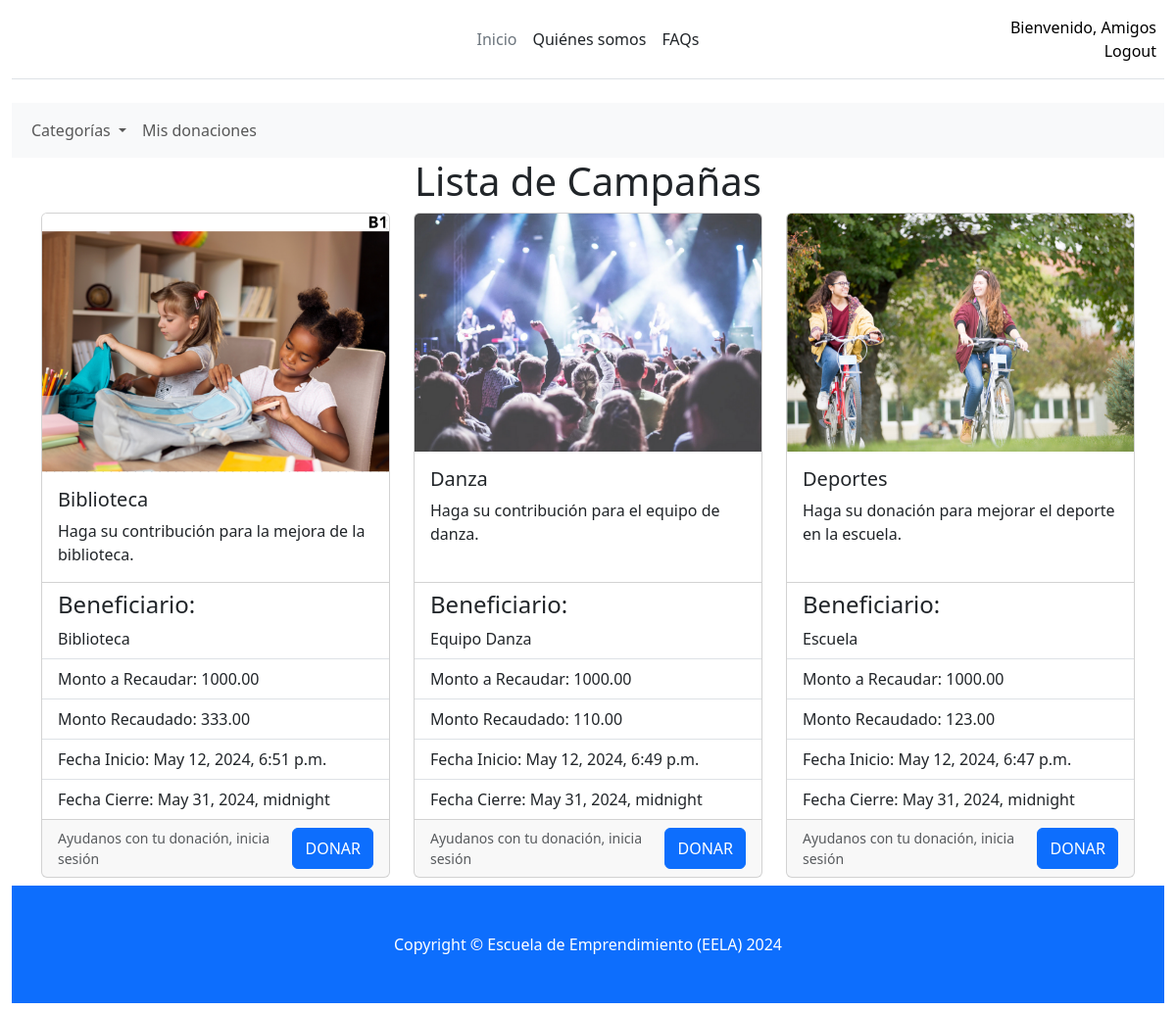
Screenshot of / (signed in) with the database file from the repository.
### campania/models/campania.py (models this page shows, shortened)
class Campania(models.Model):
    categorias = models.ManyToManyField(Categoria, related_name="campanias")
    nombre = models.CharField(max_length=150)
    descripcion = models.TextField(blank=True, null=True)
    imagen = models.ImageField(upload_to="imagenes/")
    beneficiario = models.CharField(max_length=150)
    monto_recaudar = models.DecimalField(max_digits=9, decimal_places=2)
    monto_recaudado = models.DecimalField(max_digits=9, decimal_places=2)
    fecha_inicio = models.DateTimeField()
    fecha_cierre = models.DateTimeField()
    estado = models.BooleanField()
    fecha_registro = models.DateTimeField(auto_now_add=True)
    fecha_ult_act = models.DateTimeField(auto_now=True)
    title = models.CharField(max_length=200)
    description = models.TextField()
    class Meta:
        db_table = "st_campania"
        verbose_name = "Campaña"
        verbose_name_plural = "Campañas"

### campania/views.py (the view)
# urls.py: path("", views.home, name="home"),
def home(request):
    campanias = Campania.objects.all().order_by("-id")
    return render(request, "catalog.html", {"campanias": campanias})

### campania/templates/catalog.html (shortened to what this page needs)
{% extends 'index.html' %}
{% load static %}
{% block main %}
    <h1 class="text-center">Lista de Campañas</h1>
    <div class="my:3 row row-cols-1 row-cols-md-3 g-4">
        {% for campania in campanias %}
            <div class="col">
                <div class="card h-100">
                    <img src="{{campania.imagen.url}}" class="card-img-top" alt="...">
                    <div class="card-body">
                    <h5 class="card-title">{{campania.nombre}}</h5>
                    <p class="card-text">{{campania.descripcion}}</p>
                    </div>
                    <ul class="list-group list-group-flush">
                    <li class="list-group-item">
                        <h4>Beneficiario:</h4>
                        {{campania.beneficiario}}
                    </li>
                    <li class="list-group-item">Monto a Recaudar: {{campania.monto_recaudar}}</li>
                    <li class="list-group-item">Monto Recaudado: {{campania.monto_recaudado}}</li>
                    <li class="list-group-item">Fecha Inicio: {{campania.fecha_inicio}}</li>
                    <li class="list-group-item">Fecha Cierre: {{campania.fecha_cierre}}</li>
                    </ul>
                    <div class="card-footer">
                        <div class="d-flex justify-content-between">
                            <small class="text-body-secondary">Ayudanos con tu donación, inicia sesión</small>
                            <button class="btn btn-primary" onclick="window.location.href='{% url 'procesar_donacion' campania_id=campania.id %}';" {% if not user.is_authenticated %} disabled {% endif %}>DONAR</button>
                        </div>
                    </div>
                </div>
            </div>
        {% endfor %}
    </div>
{% endblock %}

### campania/templates/index.html (shortened to what this page needs)
{% load static %}
<!DOCTYPE html>
<html lang="es">
<head>
    <link href="https://cdn.jsdelivr.net/npm/bootstrap@5.3.3/dist/css/bootstrap.min.css" rel="stylesheet">
  </head>
<body>
  <div class="container-fluid">
    <header class="d-flex flex-wrap align-items-center justify-content-center justify-content-md-between py-3 mb-4 border-bottom">
      <a href="{% url 'home' %}" class="d-flex align-items-center col-md-3 mb-2 mb-md-0 text-dark text-decoration-none">
        <svg class="bi me-2" width="40" height="32" role="img" aria-label="Bootstrap"><use xlink:href="#bootstrap"/></svg>
      </a>
      <ul class="nav col-12 col-md-auto mb-2 justify-content-center mb-md-0">
        <li><a href="{% url 'home' %}" class="nav-link px-2 link-secondary">Inicio</a></li>
        <li><a href="#" class="nav-link px-2 link-dark">Quiénes somos</a></li>
        <li><a href="#" class="nav-link px-2 link-dark">FAQs</a></li>
      </ul>
      <div class="col-md-3 text-end">
        {% if user.is_authenticated %}
          <a href="#" class="nav-link link-body-emphasis px-2">Bienvenido, {{user.username}}</a>
          <a href="{% url 'logout' %}" class="nav-link link-body-emphasis px-2">Logout</a>
        {% else %}
          <a href="{% url 'signin' %}" class="btn btn-outline-primary me-2">Login</a>
          <a href="{% url 'signup' %}" class="btn btn-primary">Sign-up</a>
        {% endif %}
      </div>
    </header>
    <nav class="navbar navbar-expand-lg bg-body-tertiary">
      <div class="container-fluid">
        <div class="collapse navbar-collapse" id="navbarSupportedContent">
          <ul class="navbar-nav me-auto mb-2 mb-lg-0">
              <li class="nav-item dropdown">
                  <a class="nav-link dropdown-toggle" href="#" role="button" data-bs-toggle="dropdown" aria-expanded="false">
                Categorías
              </a>
            </li>
            {% if user.is_authenticated %}
                      <li class="nav-item">
                          <a class="nav-link" href="{% url 'mis_donaciones' %}">Mis donaciones</a>
                      </li>
            {% endif %}
          </ul>
        </div>
      </div>
  </nav>
    <main class="container">
      {% block main %}
      {% endblock %}
    </main>
    <footer class="py-5 bg-primary mb-2">
      <div class="container"><p class="m-0 text-center text-white">Copyright &copy; Escuela de Emprendimiento (EELA) 2024</p></div>
    </footer>
  </div>
</body>
</html>

### rows the page displays
Campania: imagen (picture), nombre "Biblioteca", descripcion "Haga su contribución para la mejora de la biblioteca.", beneficiario "Biblioteca", monto_recaudar "1000.00", monto_recaudado "333.00", fecha_inicio "May 12, 2024, 6:51 p.m.", fecha_cierre "May 31, 2024, midnight"
Campania: imagen (picture), nombre "Danza", descripcion "Haga su contribución para el equipo de danza.", beneficiario "Equipo Danza", monto_recaudar "1000.00", monto_recaudado "110.00", fecha_inicio "May 12, 2024, 6:49 p.m.", fecha_cierre "May 31, 2024, midnight"
Campania: imagen (picture), nombre "Deportes", descripcion "Haga su donación para mejorar el deporte en la escuela.", beneficiario "Escuela", monto_recaudar "1000.00", monto_recaudado "123.00", fecha_inicio "May 12, 2024, 6:47 p.m.", fecha_cierre "May 31, 2024, midnight"

### other values shown
{{ user.username }} "Amigos"
